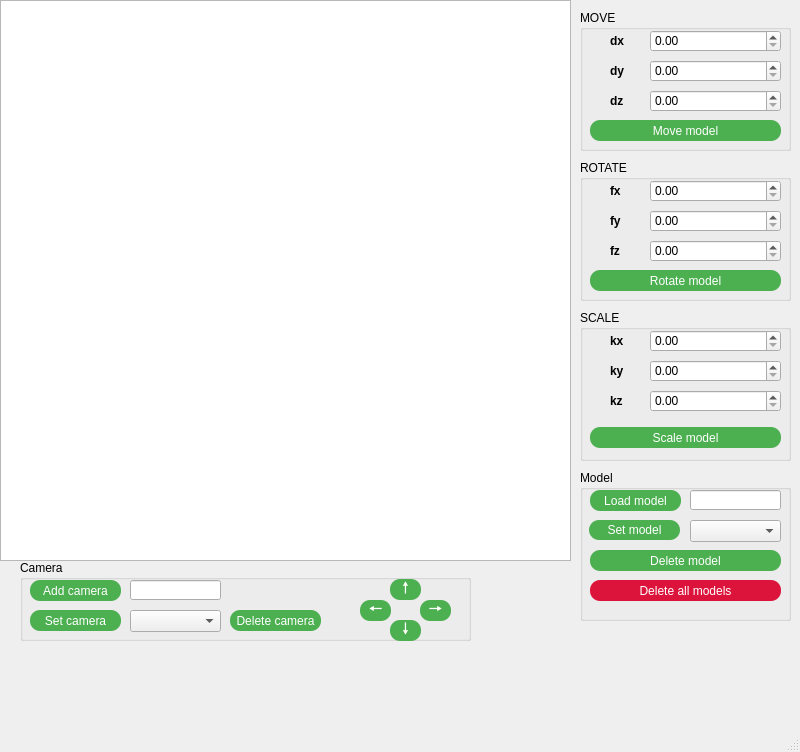
<?xml version="1.0" encoding="UTF-8"?>
<ui version="4.0">
 <class>MainWindow</class>
 <widget class="QMainWindow" name="MainWindow">
  <property name="geometry">
   <rect>
    <x>0</x>
    <y>0</y>
    <width>800</width>
    <height>752</height>
   </rect>
  </property>
  <property name="windowTitle">
   <string>MainWindow</string>
  </property>
  <widget class="QWidget" name="centralwidget">
   <widget class="QGraphicsView" name="graphicsView">
    <property name="geometry">
     <rect>
      <x>0</x>
      <y>0</y>
      <width>571</width>
      <height>561</height>
     </rect>
    </property>
   </widget>
   <widget class="QGroupBox" name="groupBox">
    <property name="geometry">
     <rect>
      <x>580</x>
      <y>10</y>
      <width>211</width>
      <height>141</height>
     </rect>
    </property>
    <property name="title">
     <string>MOVE</string>
    </property>
    <widget class="QPushButton" name="moveButton">
     <property name="geometry">
      <rect>
       <x>10</x>
       <y>110</y>
       <width>191</width>
       <height>21</height>
      </rect>
     </property>
     <property name="styleSheet">
      <string notr="true">QPushButton {
                                  display: inline-block;
                                  font-size: 12px;
                                  cursor: pointer;
                                  text-align: center;
                                  text-decoration: none;
                                  outline: none;
                                  color: #fff;
                                  background-color: #4CAF50;
                                  border: none;
                                  border-radius: 10px;
                                  box-shadow: 0 9px #999;
                                }
QPushButton:hover {background-color: #3e8e41}
QPushButton:pressed {
                                  background-color: #3e8e41;
                                  box-shadow: 0 5px #666;
                                  transform: translateY(4px);
                               }</string>
     </property>
     <property name="text">
      <string>Move model</string>
     </property>
    </widget>
    <widget class="QDoubleSpinBox" name="dx_Box">
     <property name="geometry">
      <rect>
       <x>70</x>
       <y>20</y>
       <width>131</width>
       <height>22</height>
      </rect>
     </property>
    </widget>
    <widget class="QDoubleSpinBox" name="dy_Box">
     <property name="geometry">
      <rect>
       <x>70</x>
       <y>50</y>
       <width>131</width>
       <height>22</height>
      </rect>
     </property>
    </widget>
    <widget class="QDoubleSpinBox" name="dz_Box">
     <property name="geometry">
      <rect>
       <x>70</x>
       <y>80</y>
       <width>131</width>
       <height>22</height>
      </rect>
     </property>
    </widget>
    <widget class="QLabel" name="label">
     <property name="geometry">
      <rect>
       <x>30</x>
       <y>20</y>
       <width>21</width>
       <height>21</height>
      </rect>
     </property>
     <property name="font">
      <font>
       <bold>true</bold>
      </font>
     </property>
     <property name="text">
      <string>dx</string>
     </property>
    </widget>
    <widget class="QLabel" name="label_2">
     <property name="geometry">
      <rect>
       <x>30</x>
       <y>50</y>
       <width>21</width>
       <height>21</height>
      </rect>
     </property>
     <property name="font">
      <font>
       <bold>true</bold>
      </font>
     </property>
     <property name="text">
      <string>dy</string>
     </property>
    </widget>
    <widget class="QLabel" name="label_3">
     <property name="geometry">
      <rect>
       <x>30</x>
       <y>80</y>
       <width>21</width>
       <height>21</height>
      </rect>
     </property>
     <property name="font">
      <font>
       <bold>true</bold>
      </font>
     </property>
     <property name="text">
      <string>dz</string>
     </property>
    </widget>
   </widget>
   <widget class="QGroupBox" name="groupBox_2">
    <property name="geometry">
     <rect>
      <x>580</x>
      <y>160</y>
      <width>211</width>
      <height>141</height>
     </rect>
    </property>
    <property name="title">
     <string>ROTATE</string>
    </property>
    <widget class="QLabel" name="label_4">
     <property name="geometry">
      <rect>
       <x>30</x>
       <y>20</y>
       <width>21</width>
       <height>21</height>
      </rect>
     </property>
     <property name="font">
      <font>
       <bold>true</bold>
      </font>
     </property>
     <property name="text">
      <string>fx</string>
     </property>
    </widget>
    <widget class="QDoubleSpinBox" name="fx_Box">
     <property name="geometry">
      <rect>
       <x>70</x>
       <y>20</y>
       <width>131</width>
       <height>22</height>
      </rect>
     </property>
    </widget>
    <widget class="QDoubleSpinBox" name="fy_Box">
     <property name="geometry">
      <rect>
       <x>70</x>
       <y>50</y>
       <width>131</width>
       <height>22</height>
      </rect>
     </property>
    </widget>
    <widget class="QDoubleSpinBox" name="fz_Box">
     <property name="geometry">
      <rect>
       <x>70</x>
       <y>80</y>
       <width>131</width>
       <height>22</height>
      </rect>
     </property>
    </widget>
    <widget class="QPushButton" name="rotateButton">
     <property name="geometry">
      <rect>
       <x>10</x>
       <y>110</y>
       <width>191</width>
       <height>21</height>
      </rect>
     </property>
     <property name="styleSheet">
      <string notr="true">QPushButton {
                                  display: inline-block;
                                  font-size: 12px;
                                  cursor: pointer;
                                  text-align: center;
                                  text-decoration: none;
                                  outline: none;
                                  color: #fff;
                                  background-color: #4CAF50;
                                  border: none;
                                  border-radius: 10px;
                                  box-shadow: 0 9px #999;
                                }
QPushButton:hover {background-color: #3e8e41}
QPushButton:pressed {
                                  background-color: #3e8e41;
                                  box-shadow: 0 5px #666;
                                  transform: translateY(4px);
                               }</string>
     </property>
     <property name="text">
      <string>Rotate model</string>
     </property>
    </widget>
    <widget class="QLabel" name="label_5">
     <property name="geometry">
      <rect>
       <x>30</x>
       <y>50</y>
       <width>21</width>
       <height>21</height>
      </rect>
     </property>
     <property name="font">
      <font>
       <bold>true</bold>
      </font>
     </property>
     <property name="text">
      <string>fy</string>
     </property>
    </widget>
    <widget class="QLabel" name="label_6">
     <property name="geometry">
      <rect>
       <x>30</x>
       <y>80</y>
       <width>21</width>
       <height>21</height>
      </rect>
     </property>
     <property name="font">
      <font>
       <bold>true</bold>
      </font>
     </property>
     <property name="text">
      <string>fz</string>
     </property>
    </widget>
   </widget>
   <widget class="QGroupBox" name="groupBox_3">
    <property name="geometry">
     <rect>
      <x>580</x>
      <y>310</y>
      <width>211</width>
      <height>151</height>
     </rect>
    </property>
    <property name="title">
     <string>SCALE</string>
    </property>
    <widget class="QDoubleSpinBox" name="kx_Box">
     <property name="geometry">
      <rect>
       <x>70</x>
       <y>20</y>
       <width>131</width>
       <height>22</height>
      </rect>
     </property>
    </widget>
    <widget class="QDoubleSpinBox" name="ky_Box">
     <property name="geometry">
      <rect>
       <x>70</x>
       <y>50</y>
       <width>131</width>
       <height>22</height>
      </rect>
     </property>
    </widget>
    <widget class="QDoubleSpinBox" name="kz_Box">
     <property name="geometry">
      <rect>
       <x>70</x>
       <y>80</y>
       <width>131</width>
       <height>22</height>
      </rect>
     </property>
    </widget>
    <widget class="QLabel" name="label_7">
     <property name="geometry">
      <rect>
       <x>30</x>
       <y>20</y>
       <width>21</width>
       <height>21</height>
      </rect>
     </property>
     <property name="font">
      <font>
       <bold>true</bold>
      </font>
     </property>
     <property name="text">
      <string>kx</string>
     </property>
    </widget>
    <widget class="QLabel" name="label_8">
     <property name="geometry">
      <rect>
       <x>30</x>
       <y>50</y>
       <width>21</width>
       <height>21</height>
      </rect>
     </property>
     <property name="font">
      <font>
       <bold>true</bold>
      </font>
     </property>
     <property name="text">
      <string>ky</string>
     </property>
    </widget>
    <widget class="QLabel" name="label_9">
     <property name="geometry">
      <rect>
       <x>30</x>
       <y>80</y>
       <width>21</width>
       <height>21</height>
      </rect>
     </property>
     <property name="font">
      <font>
       <bold>true</bold>
      </font>
     </property>
     <property name="text">
      <string>kz</string>
     </property>
    </widget>
    <widget class="QPushButton" name="scaleButton">
     <property name="geometry">
      <rect>
       <x>10</x>
       <y>117</y>
       <width>191</width>
       <height>21</height>
      </rect>
     </property>
     <property name="styleSheet">
      <string notr="true">QPushButton {
                                  display: inline-block;
                                  font-size: 12px;
                                  cursor: pointer;
                                  text-align: center;
                                  text-decoration: none;
                                  outline: none;
                                  color: #fff;
                                  background-color: #4CAF50;
                                  border: none;
                                  border-radius: 10px;
                                  box-shadow: 0 9px #999;
                                }
QPushButton:hover {background-color: #3e8e41}
QPushButton:pressed {
                                  background-color: #3e8e41;
                                  box-shadow: 0 5px #666;
                                  transform: translateY(4px);
                               }</string>
     </property>
     <property name="text">
      <string>Scale model</string>
     </property>
    </widget>
   </widget>
   <widget class="QGroupBox" name="groupBox_4">
    <property name="geometry">
     <rect>
      <x>580</x>
      <y>470</y>
      <width>211</width>
      <height>151</height>
     </rect>
    </property>
    <property name="title">
     <string>Model</string>
    </property>
    <widget class="QComboBox" name="combomodelBox">
     <property name="geometry">
      <rect>
       <x>110</x>
       <y>50</y>
       <width>91</width>
       <height>22</height>
      </rect>
     </property>
    </widget>
    <widget class="QLineEdit" name="model_name">
     <property name="geometry">
      <rect>
       <x>110</x>
       <y>20</y>
       <width>91</width>
       <height>20</height>
      </rect>
     </property>
    </widget>
    <widget class="QPushButton" name="loadButton">
     <property name="geometry">
      <rect>
       <x>10</x>
       <y>20</y>
       <width>91</width>
       <height>21</height>
      </rect>
     </property>
     <property name="styleSheet">
      <string notr="true">QPushButton {
                                  display: inline-block;
                                  font-size: 12px;
                                  cursor: pointer;
                                  text-align: center;
                                  text-decoration: none;
                                  outline: none;
                                  color: #fff;
                                  background-color: #4CAF50;
                                  border: none;
                                  border-radius: 10px;
                                  box-shadow: 0 9px #999;
                                }
QPushButton:hover {background-color: #3e8e41}
QPushButton:pressed {
                                  background-color: #3e8e41;
                                  box-shadow: 0 5px #666;
                                  transform: translateY(4px);
                               }</string>
     </property>
     <property name="text">
      <string>Load model</string>
     </property>
    </widget>
    <widget class="QPushButton" name="set_model_button">
     <property name="geometry">
      <rect>
       <x>9</x>
       <y>50</y>
       <width>91</width>
       <height>20</height>
      </rect>
     </property>
     <property name="styleSheet">
      <string notr="true">QPushButton {
                                  display: inline-block;
                                  font-size: 12px;
                                  cursor: pointer;
                                  text-align: center;
                                  text-decoration: none;
                                  outline: none;
                                  color: #fff;
                                  background-color: #4CAF50;
                                  border: none;
                                  border-radius: 10px;
                                  box-shadow: 0 9px #999;
                                }
QPushButton:hover {background-color: #3e8e41}
QPushButton:pressed {
                                  background-color: #3e8e41;
                                  box-shadow: 0 5px #666;
                                  transform: translateY(4px);
                               }</string>
     </property>
     <property name="text">
      <string>Set model</string>
     </property>
    </widget>
    <widget class="QPushButton" name="delete_model_button">
     <property name="geometry">
      <rect>
       <x>10</x>
       <y>80</y>
       <width>191</width>
       <height>21</height>
      </rect>
     </property>
     <property name="styleSheet">
      <string notr="true">QPushButton {
                                  display: inline-block;
                                  font-size: 12px;
                                  cursor: pointer;
                                  text-align: center;
                                  text-decoration: none;
                                  outline: none;
                                  color: #fff;
                                  background-color: #4CAF50;
                                  border: none;
                                  border-radius: 10px;
                                  box-shadow: 0 9px #999;
                                }
QPushButton:hover {background-color: #3e8e41}
QPushButton:pressed {
                                  background-color: #3e8e41;
                                  box-shadow: 0 5px #666;
                                  transform: translateY(4px);
                               }</string>
     </property>
     <property name="text">
      <string>Delete model</string>
     </property>
    </widget>
    <widget class="QPushButton" name="clear_Button">
     <property name="geometry">
      <rect>
       <x>10</x>
       <y>110</y>
       <width>191</width>
       <height>21</height>
      </rect>
     </property>
     <property name="styleSheet">
      <string notr="true">QPushButton {
                              display: inline-block;
                              font-size: 12px;
                              cursor: pointer;
                              text-align: center;
                              text-decoration: none;
                              outline: none;
                              color: #fff;
                              background-color: #DC143C;
                              border: none;
                              border-radius: 10px;
                              box-shadow: 0 9px #999;
                           }
QPushButton:hover {background-color: #B22222}
QPushButton:pressed {
                              background-color: #B22222;
                              box-shadow: 0 5px #666;
                              transform: translateY(4px);
                            }</string>
     </property>
     <property name="text">
      <string>Delete all models</string>
     </property>
    </widget>
   </widget>
   <widget class="QGroupBox" name="groupBox_5">
    <property name="geometry">
     <rect>
      <x>20</x>
      <y>560</y>
      <width>451</width>
      <height>81</height>
     </rect>
    </property>
    <property name="title">
     <string>Camera</string>
    </property>
    <widget class="QPushButton" name="add_camButton">
     <property name="geometry">
      <rect>
       <x>10</x>
       <y>20</y>
       <width>91</width>
       <height>21</height>
      </rect>
     </property>
     <property name="styleSheet">
      <string notr="true">QPushButton {
                                  display: inline-block;
                                  font-size: 12px;
                                  cursor: pointer;
                                  text-align: center;
                                  text-decoration: none;
                                  outline: none;
                                  color: #fff;
                                  background-color: #4CAF50;
                                  border: none;
                                  border-radius: 10px;
                                  box-shadow: 0 9px #999;
                                }
QPushButton:hover {background-color: #3e8e41}
QPushButton:pressed {
                                  background-color: #3e8e41;
                                  box-shadow: 0 5px #666;
                                  transform: translateY(4px);
                               }</string>
     </property>
     <property name="text">
      <string>Add camera</string>
     </property>
    </widget>
    <widget class="QComboBox" name="combocameraBox">
     <property name="geometry">
      <rect>
       <x>110</x>
       <y>50</y>
       <width>91</width>
       <height>22</height>
      </rect>
     </property>
    </widget>
    <widget class="QPushButton" name="pushButton">
     <property name="geometry">
      <rect>
       <x>10</x>
       <y>50</y>
       <width>91</width>
       <height>21</height>
      </rect>
     </property>
     <property name="styleSheet">
      <string notr="true">QPushButton {
                                  display: inline-block;
                                  font-size: 12px;
                                  cursor: pointer;
                                  text-align: center;
                                  text-decoration: none;
                                  outline: none;
                                  color: #fff;
                                  background-color: #4CAF50;
                                  border: none;
                                  border-radius: 10px;
                                  box-shadow: 0 9px #999;
                                }
QPushButton:hover {background-color: #3e8e41}
QPushButton:pressed {
                                  background-color: #3e8e41;
                                  box-shadow: 0 5px #666;
                                  transform: translateY(4px);
                               }</string>
     </property>
     <property name="text">
      <string>Set camera</string>
     </property>
    </widget>
    <widget class="QLineEdit" name="cameraname">
     <property name="geometry">
      <rect>
       <x>110</x>
       <y>20</y>
       <width>91</width>
       <height>20</height>
      </rect>
     </property>
    </widget>
    <widget class="QPushButton" name="pushButton_2">
     <property name="geometry">
      <rect>
       <x>210</x>
       <y>50</y>
       <width>91</width>
       <height>21</height>
      </rect>
     </property>
     <property name="styleSheet">
      <string notr="true">QPushButton {
                                  display: inline-block;
                                  font-size: 12px;
                                  cursor: pointer;
                                  text-align: center;
                                  text-decoration: none;
                                  outline: none;
                                  color: #fff;
                                  background-color: #4CAF50;
                                  border: none;
                                  border-radius: 10px;
                                  box-shadow: 0 9px #999;
                                }
QPushButton:hover {background-color: #3e8e41}
QPushButton:pressed {
                                  background-color: #3e8e41;
                                  box-shadow: 0 5px #666;
                                  transform: translateY(4px);
                               }</string>
     </property>
     <property name="text">
      <string>Delete camera</string>
     </property>
    </widget>
    <widget class="QPushButton" name="move_left_cam">
     <property name="geometry">
      <rect>
       <x>340</x>
       <y>40</y>
       <width>31</width>
       <height>21</height>
      </rect>
     </property>
     <property name="styleSheet">
      <string notr="true">QPushButton {
                                  display: inline-block;
                                  font-size: 16px;
                                  cursor: pointer;
                                  text-align: center;
                                  text-decoration: none;
                                  outline: none;
                                  color: #fff;
                                  background-color: #4CAF50;
                                  border: none;
                                  border-radius: 10px;
                                  box-shadow: 0 9px #999;
                                }
QPushButton:hover {background-color: #3e8e41}
QPushButton:pressed {
                                  background-color: #3e8e41;
                                  box-shadow: 0 5px #666;
                                  transform: translateY(4px);
                               }</string>
     </property>
     <property name="text">
      <string>🠔</string>
     </property>
    </widget>
    <widget class="QPushButton" name="move_right_cam">
     <property name="geometry">
      <rect>
       <x>400</x>
       <y>40</y>
       <width>31</width>
       <height>21</height>
      </rect>
     </property>
     <property name="styleSheet">
      <string notr="true">QPushButton {
                                  display: inline-block;
                                  font-size: 16px;
                                  cursor: pointer;
                                  text-align: center;
                                  text-decoration: none;
                                  outline: none;
                                  color: #fff;
                                  background-color: #4CAF50;
                                  border: none;
                                  border-radius: 10px;
                                  box-shadow: 0 9px #999;
                                }
QPushButton:hover {background-color: #3e8e41}
QPushButton:pressed {
                                  background-color: #3e8e41;
                                  box-shadow: 0 5px #666;
                                  transform: translateY(4px);
                               }</string>
     </property>
     <property name="text">
      <string>🠖</string>
     </property>
    </widget>
    <widget class="QPushButton" name="move_up_cam">
     <property name="geometry">
      <rect>
       <x>370</x>
       <y>19</y>
       <width>31</width>
       <height>21</height>
      </rect>
     </property>
     <property name="styleSheet">
      <string notr="true">QPushButton {
                                  display: inline-block;
                                  font-size: 16px;
                                  cursor: pointer;
                                  text-align: center;
                                  text-decoration: none;
                                  outline: none;
                                  color: #fff;
                                  background-color: #4CAF50;
                                  border: none;
                                  border-radius: 10px;
                                  box-shadow: 0 9px #999;
                                }
QPushButton:hover {background-color: #3e8e41}
QPushButton:pressed {
                                  background-color: #3e8e41;
                                  box-shadow: 0 5px #666;
                                  transform: translateY(4px);
                               }</string>
     </property>
     <property name="text">
      <string>🠕</string>
     </property>
    </widget>
    <widget class="QPushButton" name="move_down_cam">
     <property name="geometry">
      <rect>
       <x>370</x>
       <y>60</y>
       <width>31</width>
       <height>21</height>
      </rect>
     </property>
     <property name="styleSheet">
      <string notr="true">QPushButton {
                                  display: inline-block;
                                  font-size: 16px;
                                  cursor: pointer;
                                  text-align: center;
                                  text-decoration: none;
                                  outline: none;
                                  color: #fff;
                                  background-color: #4CAF50;
                                  border: none;
                                  border-radius: 10px;
                                  box-shadow: 0 9px #999;
                                }
QPushButton:hover {background-color: #3e8e41}
QPushButton:pressed {
                                  background-color: #3e8e41;
                                  box-shadow: 0 5px #666;
                                  transform: translateY(4px);
                               }</string>
     </property>
     <property name="text">
      <string>🠗</string>
     </property>
    </widget>
   </widget>
  </widget>
  <widget class="QMenuBar" name="menubar">
   <property name="geometry">
    <rect>
     <x>0</x>
     <y>0</y>
     <width>800</width>
     <height>17</height>
    </rect>
   </property>
  </widget>
  <widget class="QStatusBar" name="statusbar"/>
 </widget>
 <resources/>
 <connections/>
</ui>
